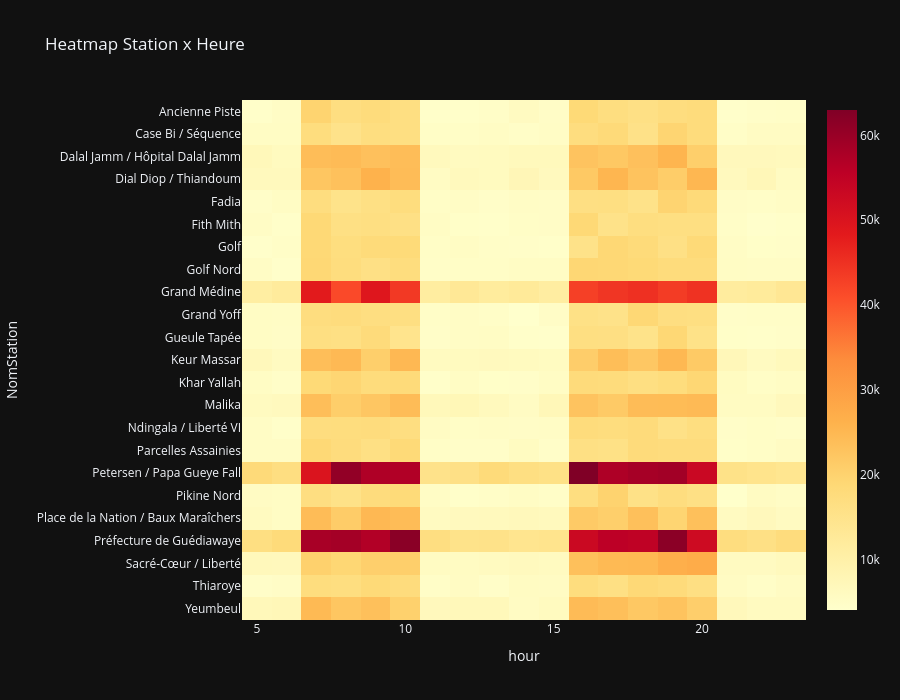

Here is the notebook cell this chart was saved with:
### Markdown cell above
## Heatmap Fréquentation

### Code cell
pivot_freq = freq.groupby(['IDStation', 'hour'])['Montees'].sum().reset_index()
pivot_freq = pivot_freq.merge(clean_sheets['Dim_Station'][['IDStation', 'NomStation']], on='IDStation', how='left')
pivot_pivot = pivot_freq.pivot_table(index='NomStation', columns='hour', values='Montees', fill_value=0)

fig_heat = px.imshow(pivot_pivot, color_continuous_scale='YlOrRd', title='Heatmap Station x Heure')
fig_heat.update_layout(template='plotly_dark', height=700)
display(fig_heat)

### Figure 1 — Plotly figure (JSON) as saved in the notebook; plotly's stock layout.template omitted (floating-point values rounded to 4 significant figures; data arrays with more than 128 entries replaced by an {"elided": "..."} marker saying what was removed)
{"data": [{"coloraxis": "coloraxis", "hovertemplate": "hour: %{x}<br>NomStation: %{y}<br>color: %{z}<extra></extra>", "name": "0", "type": "heatmap", "x": [5, 6, 7, 8, 9, 10, 11, 12, 13, 14, 15, 16, 17, 18, 19, 20, 21, 22, 23], "xaxis": "x", "y": ["Ancienne Piste", "Case Bi / Séquence", "Dalal Jamm / Hôpital Dalal Jamm", "Dial Diop / Thiandoum", "Fadia", "Fith Mith", "Golf", "Golf Nord", "Grand Médine", "Grand Yoff", "Gueule Tapée", "Keur Massar", "Khar Yallah", "Malika", "Ndingala / Liberté VI", "Parcelles Assainies", "Petersen / Papa Gueye Fall", "Pikine Nord", "Place de la Nation / Baux Maraîchers", "Préfecture de Guédiawaye", "Sacré-Cœur / Liberté", "Thiaroye", "Yeumbeul"], "yaxis": "y", "z": {"elided": "23x19 float values"}}], "layout": {"coloraxis": {"colorscale": [[0, "rgb(255,255,204)"], [0.125, "rgb(255,237,160)"], [0.25, "rgb(254,217,118)"], [0.375, "rgb(254,178,76)"], [0.5, "rgb(253,141,60)"], [0.625, "rgb(252,78,42)"], [0.75, "rgb(227,26,28)"], [0.875, "rgb(189,0,38)"], [1, "rgb(128,0,38)"]]}, "height": 700, "title": {"text": "Heatmap Station x Heure"}, "xaxis": {"anchor": "y", "constrain": "domain", "domain": [0, 1], "scaleanchor": "y", "title": {"text": "hour"}}, "yaxis": {"anchor": "x", "autorange": "reversed", "constrain": "domain", "domain": [0, 1], "title": {"text": "NomStation"}}}}
